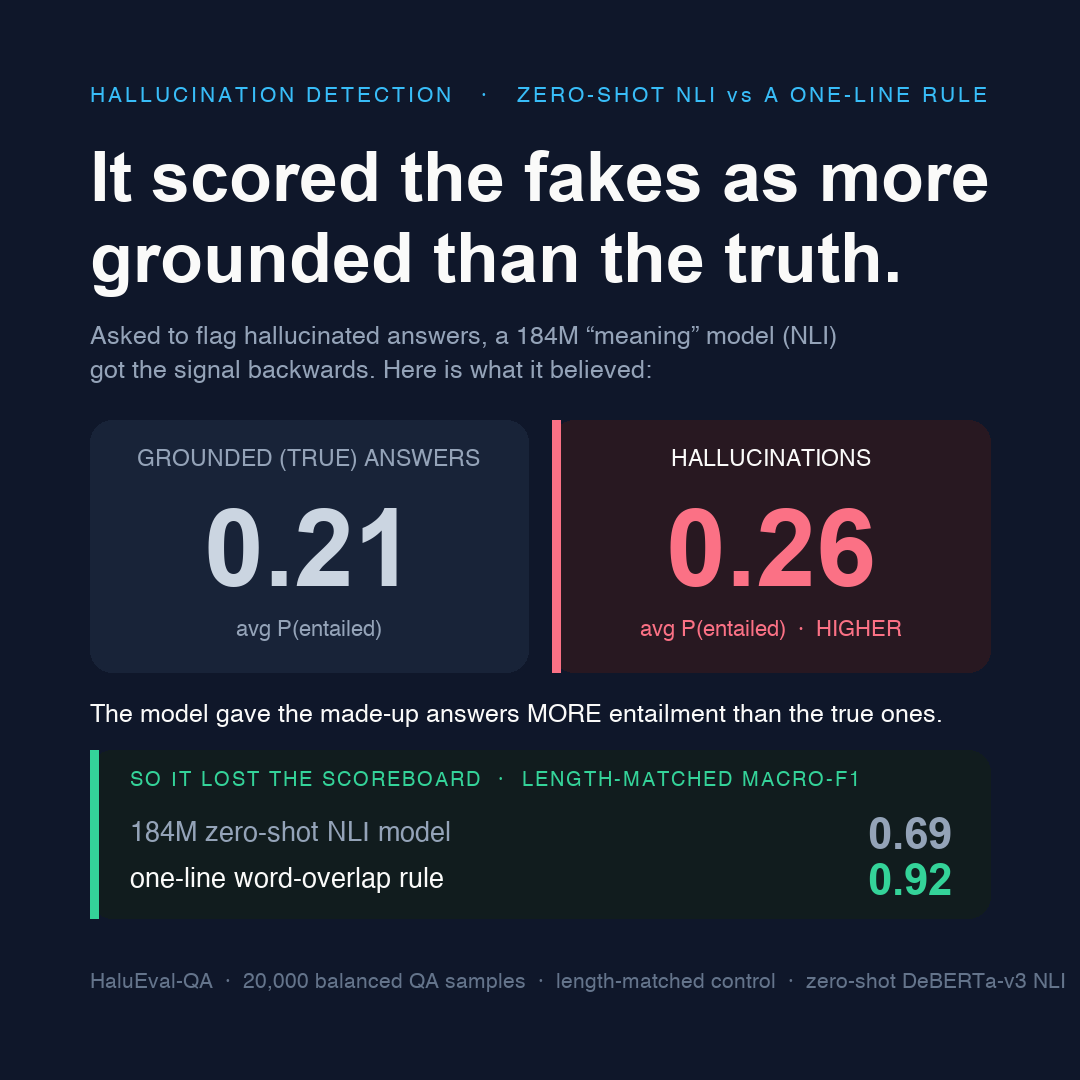

This figure's Python source:
"""
Designed social asset for Post #63 — AI-Agent-Conversation-Quality-Scorer, Phase 2.
Claim carried: a 184M zero-shot NLI "meaning" model, asked to separate grounded
answers from hallucinated ones, scored the hallucinations as MORE entailed by the
source (0.26) than the true answers (0.21) — and lost the length-matched macro-F1
scoreboard to a one-line word-overlap rule (0.69 vs 0.92).

PIL-only (no matplotlib). 1080x1080, dark navy, typography-driven stat card.
"""
from PIL import Image, ImageDraw, ImageFont

W = H = 1080
BG      = (15, 23, 42)      # #0F172A slate-900
OFFW    = (250, 250, 249)   # #FAFAF9 off-white
SLATE   = (148, 163, 184)   # #94A3B8 muted label
DIM     = (203, 213, 225)   # #CBD5E1 dim number
ROSE    = (251, 113, 133)   # #FB7185 the wrong-higher signal
AMBER   = (251, 191, 36)    # #FBBF24
GREEN   = (52, 211, 153)    # #34D399 the winner
SKY     = (56, 189, 248)    # #38BDF8 eyebrow
RULE    = (30, 41, 59)      # #1E293B hairline
PANEL   = (24, 35, 56)      # slate-800-ish card fill
PANEL_R = (40, 24, 33)      # dark-rose card fill (the inverted one)
PANEL_S = (17, 28, 30)      # dark-slate scoreboard strip
FOOT    = (100, 116, 139)   # #64748B footer

AB = "/System/Library/Fonts/Supplemental/Arial Bold.ttf"
HV = "/System/Library/Fonts/Helvetica.ttc"

def ab(sz): return ImageFont.truetype(AB, sz)
def hv(sz): return ImageFont.truetype(HV, sz)

img = Image.new("RGB", (W, H), BG)
d = ImageDraw.Draw(img)

LX, RX = 90, 990

def tracked(draw, x, y, text, font, fill, tracking):
    for ch in text:
        draw.text((x, y), ch, font=font, fill=fill, anchor="lm")
        x += draw.textlength(ch, font=font) + tracking
    return x

# --- Eyebrow ---
tracked(d, LX, 96, "HALLUCINATION DETECTION   ·   ZERO-SHOT NLI vs A ONE-LINE RULE", hv(21), SKY, 3)

# --- Headline (the post's opening claim) ---
hf = ab(70)
d.text((LX, 150), "It scored the fakes as more", font=hf, fill=OFFW, anchor="lt")
d.text((LX, 232), "grounded than the truth.", font=hf, fill=OFFW, anchor="lt")

# context line under headline
d.text((LX, 326), "Asked to flag hallucinated answers, a 184M “meaning” model (NLI)",
       font=hv(25), fill=SLATE, anchor="lt")
d.text((LX, 360), "got the signal backwards. Here is what it believed:",
       font=hv(25), fill=SLATE, anchor="lt")

# --- Inversion hero: two panels ---
PT, PB = 420, 672
midgap = 24
lp_x0, lp_x1 = LX, (LX + RX) // 2 - midgap // 2
rp_x0, rp_x1 = (LX + RX) // 2 + midgap // 2, RX

d.rounded_rectangle([lp_x0, PT, lp_x1, PB], radius=22, fill=PANEL)
d.rounded_rectangle([rp_x0, PT, rp_x1, PB], radius=22, fill=PANEL_R)
d.rectangle([rp_x0, PT, rp_x0 + 8, PB], fill=ROSE)  # accent bar on the inverted panel

def panel_block(cx, label, lcol, num, ncol, sub, subcol):
    d.text((cx, PT + 40), label, font=hv(23), fill=lcol, anchor="mm")
    d.text((cx, PT + 128), num, font=ab(108), fill=ncol, anchor="mm")
    d.text((cx, PT + 210), sub, font=hv(22), fill=subcol, anchor="mm")

panel_block((lp_x0 + lp_x1) // 2, "GROUNDED (TRUE) ANSWERS", SLATE,
            "0.21", DIM, "avg P(entailed)", SLATE)
panel_block((rp_x0 + rp_x1) // 2, "HALLUCINATIONS", OFFW,
            "0.26", ROSE, "avg P(entailed)  ·  HIGHER", ROSE)

# caption under the panels
d.text((LX, PB + 32), "The model gave the made-up answers MORE entailment than the true ones.",
       font=hv(25), fill=OFFW, anchor="lt")

# --- Scoreboard strip (two-row mini-leaderboard) ---
ST, SB = 750, 918
d.rounded_rectangle([LX, ST, RX, SB], radius=22, fill=PANEL_S)
d.rectangle([LX, ST, LX + 8, SB], fill=GREEN)
tracked(d, LX + 40, ST + 30, "SO IT LOST THE SCOREBOARD  ·  LENGTH-MATCHED MACRO-F1", hv(20), GREEN, 2)

d.text((LX + 40, ST + 84), "184M zero-shot NLI model", font=hv(27), fill=SLATE, anchor="lm")
d.text((RX - 38, ST + 84), "0.69", font=ab(44), fill=SLATE, anchor="rm")
d.text((LX + 40, ST + 130), "one-line word-overlap rule", font=hv(27), fill=OFFW, anchor="lm")
d.text((RX - 38, ST + 130), "0.92", font=ab(44), fill=GREEN, anchor="rm")

# --- Footer ---
d.text((LX, 982),
       "HaluEval-QA  ·  20,000 balanced QA samples  ·  length-matched control  ·  zero-shot DeBERTa-v3 NLI",
       font=hv(21), fill=FOOT, anchor="lm")

out = "/Users/anthonyrodrigues/Desktop/YC-Portfolio-Projects/AI-Agent-Conversation-Quality-Scorer/results/posts/post63_social.png"
img.save(out, "PNG")
print("saved", out)
